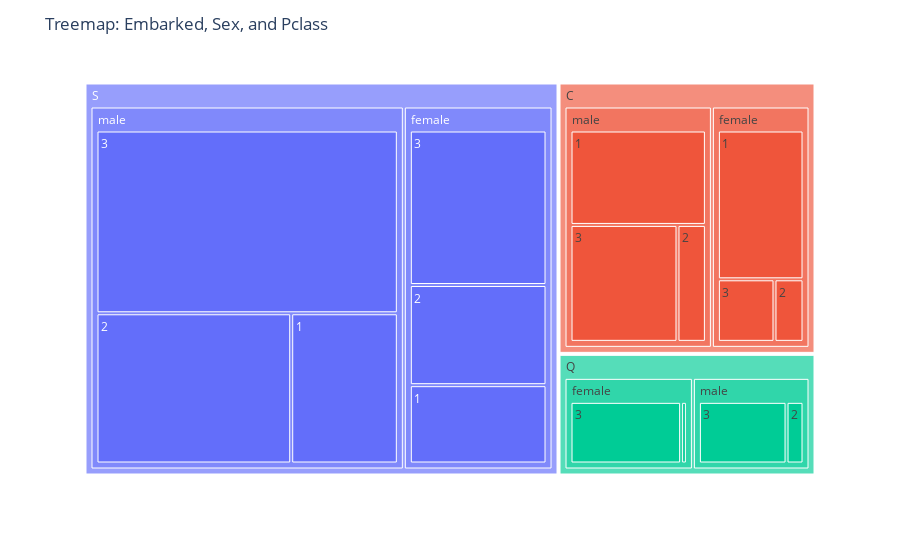

The notebook cell this image was saved under:
### Code cell
# Create a treemap figure
fig = px.treemap(data, path=['Embarked', 'Sex', 'Pclass'], values='PassengerId')
# Update the layout
fig.update_layout(title='Treemap: Embarked, Sex, and Pclass',
                  uniformtext=dict(minsize=10, mode='hide'))
# Display the treemap
fig.show()

### Figure 1 — Plotly figure (JSON) as saved in the notebook; plotly's stock layout.template omitted (floating-point values rounded to 4 significant figures)
{"data": [{"branchvalues": "total", "domain": {"x": [0, 1], "y": [0, 1]}, "hovertemplate": "labels=%{label}<br>PassengerId=%{value}<br>parent=%{parent}<br>id=%{id}<extra></extra>", "ids": ["C/female/1", "Q/female/1", "S/female/1", "C/male/1", "S/male/1", "C/female/2", "S/female/2", "C/male/2", "Q/male/2", "S/male/2", "C/female/3", "Q/female/3", "S/female/3", "C/male/3", "Q/male/3", "S/male/3", "C/female", "Q/female", "S/female", "C/male", "Q/male", "S/male", "C", "Q", "S"], "labels": ["1", "1", "1", "1", "1", "2", "2", "2", "2", "2", "3", "3", "3", "3", "3", "3", "female", "female", "female", "male", "male", "male", "C", "Q", "S"], "name": "", "parents": ["C/female", "Q/female", "S/female", "C/male", "S/male", "C/female", "S/female", "C/male", "Q/male", "S/male", "C/female", "Q/female", "S/female", "C/male", "Q/male", "S/male", "C", "Q", "S", "C", "Q", "S", "", "", ""], "type": "treemap", "values": [31321, 1303, 22580, 30010, 32296, 4460, 28876, 7798, 3863, 58971, 8704, 24930, 44538, 29364, 19963, 111032, 44485, 26233, 95994, 67172, 23826, 202299, 111657, 50059, 298293]}], "layout": {"legend": {"tracegroupgap": 0}, "margin": {"t": 60}, "title": {"text": "Treemap: Embarked, Sex, and Pclass"}, "uniformtext": {"minsize": 10, "mode": "hide"}}}
